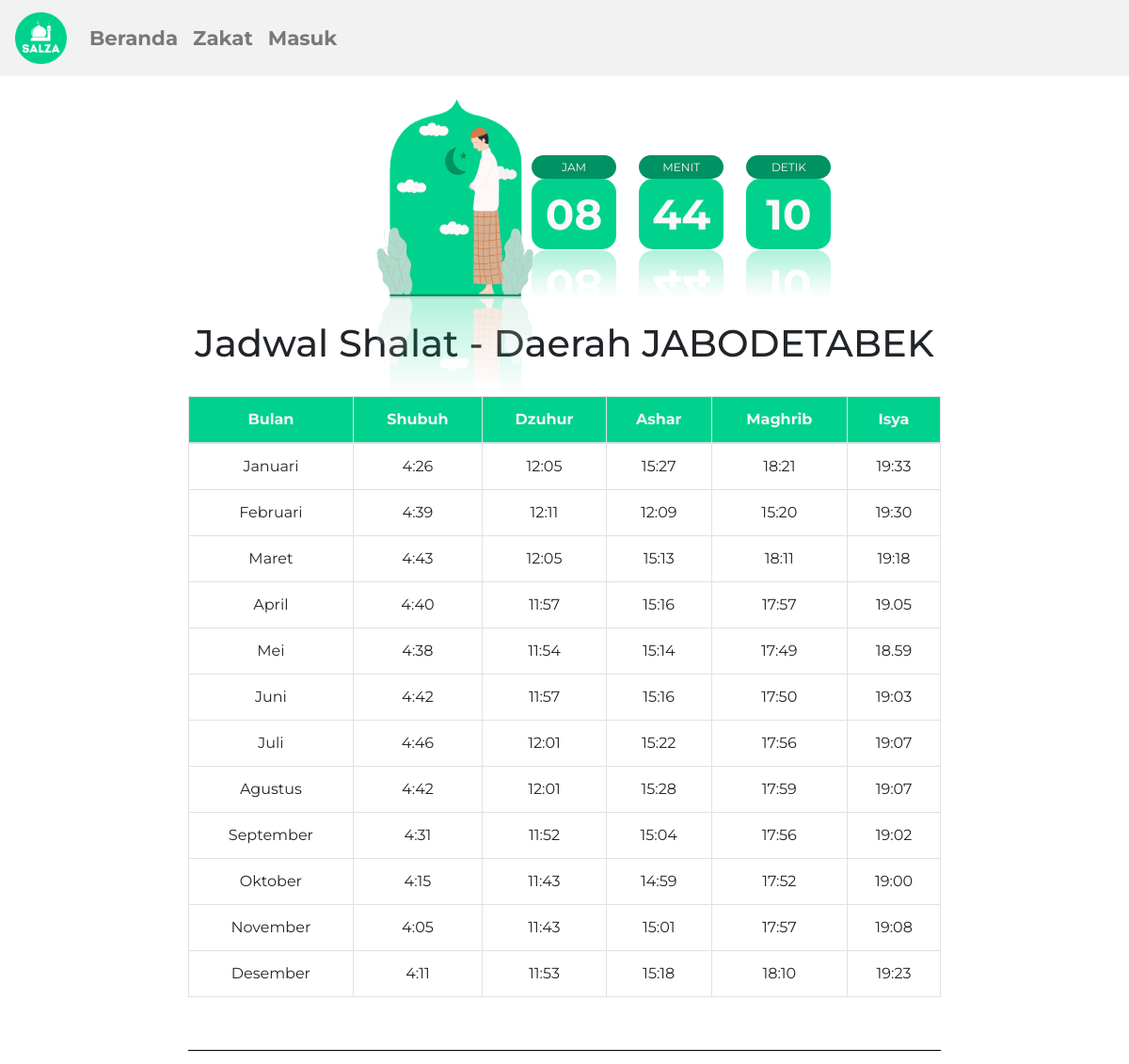
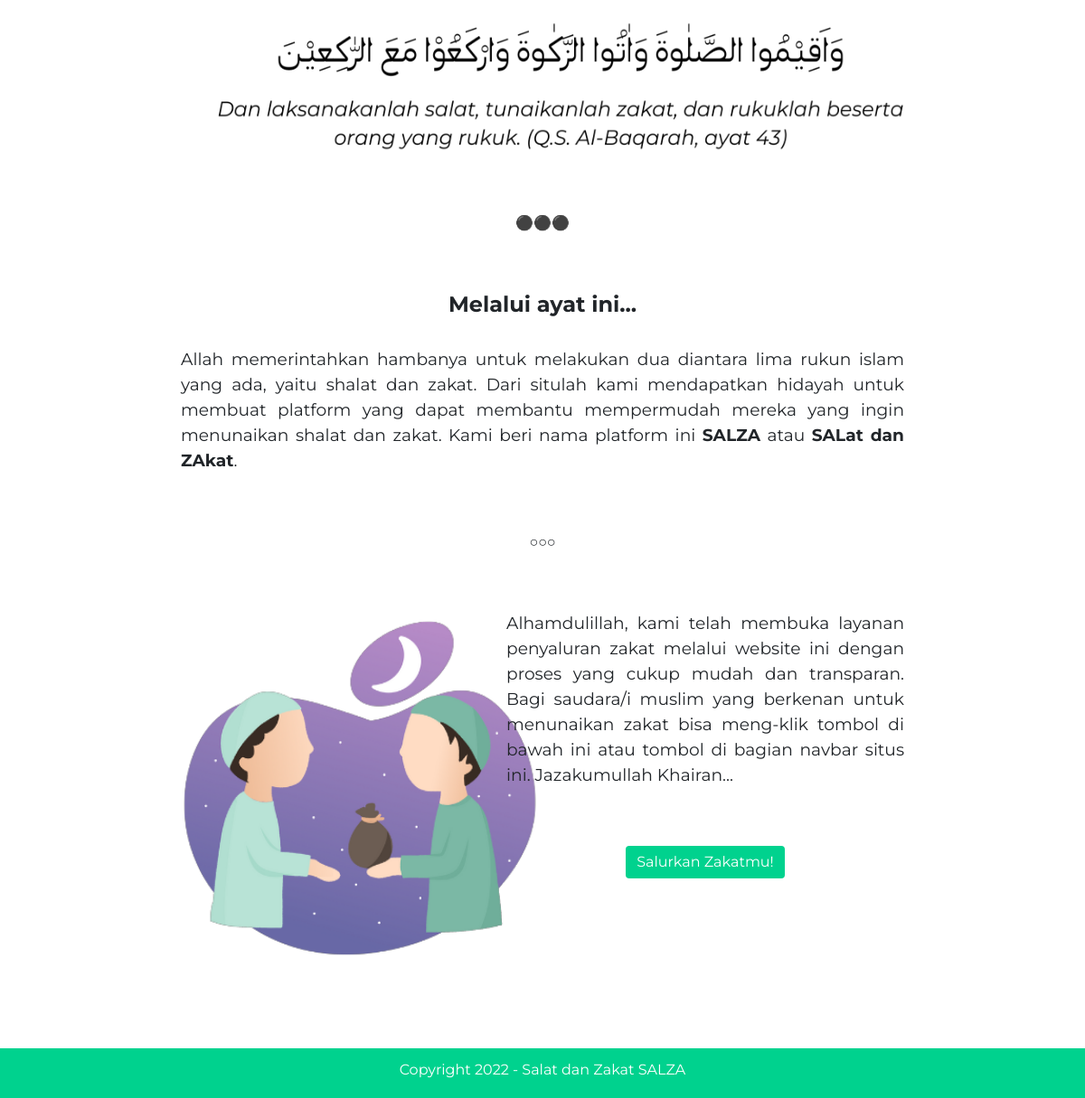
The page / on the database its author committed (2 pictures, top to bottom).
### tables this page shows
CREATE TABLE `tb_jadwal` (
  `bulan` varchar(10) NOT NULL,
  `shubuh` varchar(10) NOT NULL,
  `dzuhur` varchar(10) NOT NULL,
  `ashar` varchar(10) NOT NULL,
  `maghrib` varchar(10) NOT NULL,
  `isya` varchar(10) NOT NULL
);

### index.php (the view, shortened to what this page needs)
<!DOCTYPE html>
<html lang="en">
<head>
    <link rel="stylesheet" type="text/css" href="style.css">
    <link rel="stylesheet" href="https://cdn.jsdelivr.net/npm/bootstrap@4.0.0/dist/css/bootstrap.min.css">
</head>
<body>
    <nav class="navbar sticky-top navbar-expand-lg navbar-light" style="background-color: #f2f2f2;">
        <a class="navbar-brand" href="#"><img src="images/salza.png" width="55" height="55" alt=""></a>
        <div class="collapse navbar-collapse" id="navbarNav">
            <ul class="navbar-nav">
                <li class="nav-item">
                    <a class="nav-link" href="registeredIndex">Beranda <span class="sr-only">(current)</span></a>
                </li>
                <li class="nav-item">
                    <a class="nav-link" href="loginAlert.php">Zakat</a>
                </li>
                <li class="nav-item">
                    <a class="nav-link" href="login.php">Masuk</a>
                </li>
            </ul>
        </div>
    </nav><br>
    <div class="solat-jam" style="width: 45%;float:left">
        <img src="images/iconsolat.png" width="210" height="210" alt="">
    </div>
    <div class="container" style="width: 55%;float:right;margin-top:50px">
        <div class="time">
            <span>Jam</span>
            <span id="hours">00</span>
        </div>
        <div class="time">
            <span>Menit</span>
            <span id="min">00</span>
        </div>
        <div class="time">
            <span>Detik</span>
            <span id="sec">00</span>
        </div>
    </div><br><br><br>
    <br><br><br><br><br><br>
    <div class="card-body">
        <h1 class="judulPage">Jadwal Shalat - Daerah JABODETABEK</h1>
        <br>
        <div class="table-responsive">
            <table class="table table-bordered">
                <thead>
                    <tr>
                        <th scope="col">Bulan</th>
                        <th scope="col">Shubuh</th>
                        <th scope="col">Dzuhur</th>
                        <th scope="col">Ashar</th>
                        <th scope="col">Maghrib</th>
                        <th scope="col">Isya</th>
                    </tr>
                </thead>
                <tbody>
                    <?php
                    require('koneksi.php');
                    $qry1 = mysqli_query($koneksi, "select *from tb_jadwal");
                    while ($row = mysqli_fetch_array($qry1)) {
                    ?>
                        <tr>
                            <td><?php echo $row['bulan']; ?></td>
                            <td><?php echo $row['shubuh']; ?></td>
                            <td><?php echo $row['dzuhur']; ?></td>
                            <td><?php echo $row['ashar']; ?></td>
                            <td><?php echo $row['maghrib']; ?></td>
                            <td><?php echo $row['isya']; ?></td>
                        </tr>
                    <?php } ?>
                </tbody>
            </table>
        </div>
        <br>
        <hr />
        <div class="ayat" style="text-align: center;">
            <img src="images/ayat.png" width="840" height="185" alt="">
        </div><br><br>
        <p>⚫⚫⚫</p>
        <br><br>
        <h2 class="judulDesk" style="font-weight: bold;font-size:18pt">Melalui ayat ini...</h2><br>
        <p style="font-size:14pt;text-align:justify">Allah memerintahkan hambanya untuk melakukan dua diantara lima rukun islam yang ada, yaitu shalat dan zakat. Dari situlah kami mendapatkan hidayah untuk membuat platform yang dapat membantu mempermudah mereka yang ingin menunaikan shalat dan zakat. Kami beri nama platform ini <b>SALZA</b> atau <b>SALat dan ZAkat</b>.</p>
        <br><br>
        <p>○○○</p>
        <br><br>
        <div style="width: 45%;float:left">
            <img src="images/zakat.png" width="400" height="400" alt="">
        </div>
        <div style="width: 55%;float:right">
            <p style="font-size:14pt;text-align:justify"> Alhamdulillah, kami telah membuka layanan penyaluran zakat melalui website ini dengan proses yang cukup mudah dan transparan. Bagi saudara/i muslim yang berkenan untuk menunaikan zakat bisa meng-klik tombol di bawah ini atau tombol di bagian navbar situs ini. Jazakumullah Khairan...</p>
            <br><br>
        </div>
        <a class="button-zakat" href="loginAlert.php"><button type="button" class="btn btn-success" style="border: 1pt black;">Salurkan Zakatmu!</button></a>
        <br><br>
    </div>
    <br><br><br><br><br><br>
    <div class="footer" style="text-align: center;">
            <p style="padding-top: 1%;">Copyright 2022 - Salat dan Zakat SALZA</p>
    </div>
</body>
</html>

### index.php (style rules this page uses)
body { font-family: 'Montserrat', sans-serif; }
.judulPage { text-align: center; }
.card-body { width: 70%; text-align: center; margin: auto; }
thead { background-color: #00D28E; color: whitesmoke; }
.nav-item { font-size: 16pt; font-weight: bold; }
.navbar-nav:after { content: ''; position: absolute; width: 100%; transform: scaleX(0); height: 2px; bottom: 0; left: 0; background-color: #00D28E; transform-origin: bottom right; transition: transform 0.25s ease-out; }
.solat-jam>img { margin-left: 70%; -webkit-box-reflect: below 0.01% linear-gradient(transparent, transparent, #00000050); }
.time { display: inline-block; position: relative; margin: 10px; -webkit-box-reflect: below 1px linear-gradient(transparent, transparent, #00000050); }
.time span { display: flex; align-items: center; justify-content: center; }
.time span:nth-child(1) { border-radius: 15px; width: 90px; height: 25px; color: #faf8f8; background-color: #009263; font-size: 12px; font-weight: 400; text-align: center; text-transform: uppercase; }
.time:nth-of-type(2) span:nth-child(1) { background-color: #009263; }
.time:nth-of-type(3) span:nth-child(1) { background-color: #009263; }
.time span:nth-child(2) { border-radius: 15px; height: 75px; color: #faf8f8; background-color: #00D28E; font-size: 45px; font-weight: 700; }
.time:nth-of-type(2) span:nth-child(2) { background-color: #00D28E; }
.time:nth-of-type(3) span:nth-child(2) { background-color: #00D28E; }
.card-body>hr { background-color: black; }
.footer { height: 55px; width: 100%; color: white; text-align: center; background-color: #00D28E; }
.button-zakat>button { background-color: #00D28E; }

### rows shown on the page
tb_jadwal: bulan "Januari", shubuh "4:26", dzuhur "12:05", ashar "15:27", maghrib "18:21", isya "19:33"
tb_jadwal: bulan "Februari", shubuh "4:39", dzuhur "12:11", ashar "12:09", maghrib "15:20", isya "19:30"
tb_jadwal: bulan "Maret", shubuh "4:43", dzuhur "12:05", ashar "15:13", maghrib "18:11", isya "19:18"
tb_jadwal: bulan "April", shubuh "4:40", dzuhur "11:57", ashar "15:16", maghrib "17:57", isya "19.05"
tb_jadwal: bulan "Mei", shubuh "4:38", dzuhur "11:54", ashar "15:14", maghrib "17:49", isya "18.59"
tb_jadwal: bulan "Juni", shubuh "4:42", dzuhur "11:57", ashar "15:16", maghrib "17:50", isya "19:03"
tb_jadwal: bulan "Juli", shubuh "4:46", dzuhur "12:01", ashar "15:22", maghrib "17:56", isya "19:07"
tb_jadwal: bulan "Agustus", shubuh "4:42", dzuhur "12:01", ashar "15:28", maghrib "17:59", isya "19:07"
tb_jadwal: bulan "September", shubuh "4:31", dzuhur "11:52", ashar "15:04", maghrib "17:56", isya "19:02"
tb_jadwal: bulan "Oktober", shubuh "4:15", dzuhur "11:43", ashar "14:59", maghrib "17:52", isya "19:00"
tb_jadwal: bulan "November", shubuh "4:05", dzuhur "11:43", ashar "15:01", maghrib "17:57", isya "19:08"
tb_jadwal: bulan "Desember", shubuh "4:11", dzuhur "11:53", ashar "15:18", maghrib "18:10", isya "19:23"
